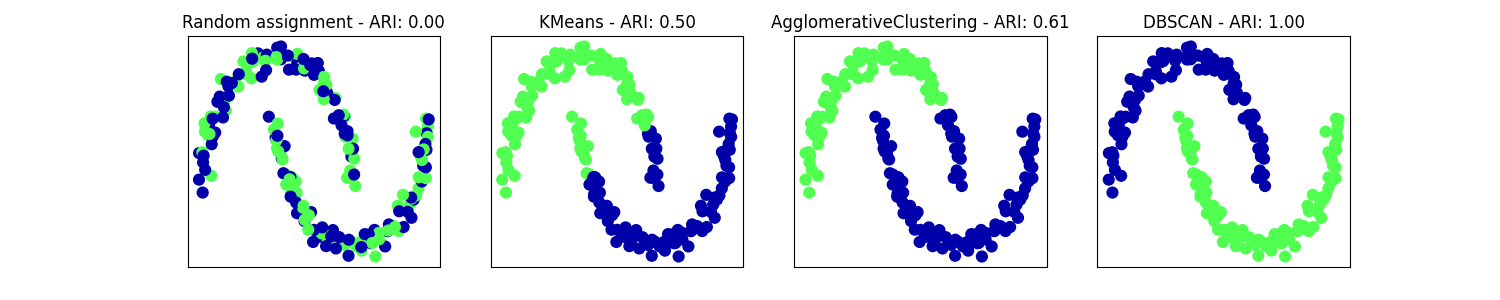

This chart was generated by the following Python code:
import matplotlib.pyplot as plt
import mglearn
import numpy as np
from sklearn.cluster import KMeans, AgglomerativeClustering, DBSCAN
from sklearn.datasets import make_moons
from sklearn.metrics import adjusted_rand_score
from sklearn.preprocessing import StandardScaler


def execute():
    X, y = make_moons(n_samples=200, noise=0.05, random_state=0)

    scaler = StandardScaler()
    scaler.fit(X)
    X_scaled = scaler.transform(X)

    fig, axes = plt.subplots(1, 4, figsize=(15, 3), subplot_kw={'xticks': (), 'yticks': ()})
    algorithms = [KMeans(n_clusters=2), AgglomerativeClustering(n_clusters=2), DBSCAN()]

    random_state = np.random.RandomState(seed=0)
    random_clusters = random_state.randint(low=0, high=2, size=len(X))

    axes[0].scatter(X_scaled[:, 0], X_scaled[:, 1], c=random_clusters, cmap=mglearn.cm3, s=60)
    axes[0].set_title("Random assignment - ARI: {:.2f}".format(adjusted_rand_score(y,random_clusters)))

    for ax,algorithm in zip(axes[1:],algorithms):
        clusters = algorithm.fit_predict(X_scaled)
        ax.scatter(X_scaled[:,0],X_scaled[:,1],c=clusters,cmap=mglearn.cm3,s=60)
        ax.set_title("{} - ARI: {:.2f}".format(algorithm.__class__.__name__,adjusted_rand_score(y,clusters)))

    fig.savefig('assessment/ari.png')
